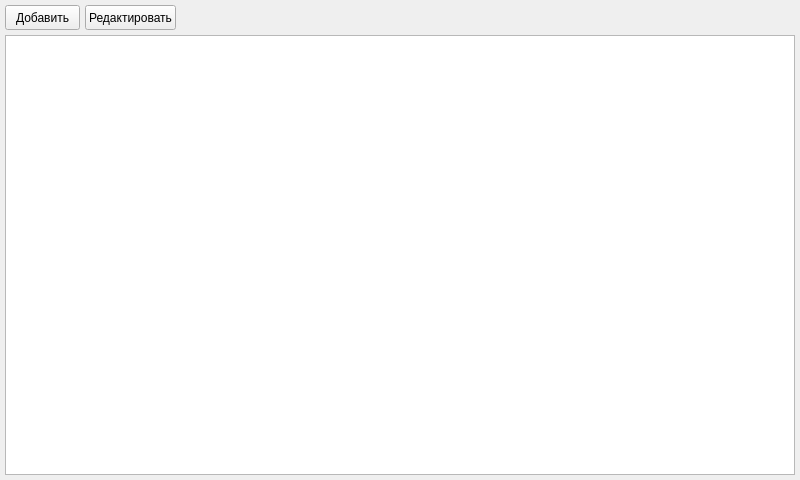
<?xml version="1.0" encoding="UTF-8"?>
<ui version="4.0">
 <class>MainWindow</class>
 <widget class="QMainWindow" name="MainWindow">
  <property name="geometry">
   <rect>
    <x>0</x>
    <y>0</y>
    <width>800</width>
    <height>480</height>
   </rect>
  </property>
  <property name="windowTitle">
   <string>Капучино</string>
  </property>
  <widget class="QWidget" name="centralwidget">
   <widget class="QTableWidget" name="table">
    <property name="geometry">
     <rect>
      <x>5</x>
      <y>35</y>
      <width>790</width>
      <height>440</height>
     </rect>
    </property>
   </widget>
   <widget class="QPushButton" name="add_btn">
    <property name="geometry">
     <rect>
      <x>5</x>
      <y>5</y>
      <width>75</width>
      <height>25</height>
     </rect>
    </property>
    <property name="text">
     <string>Добавить</string>
    </property>
   </widget>
   <widget class="QPushButton" name="edit_btn">
    <property name="geometry">
     <rect>
      <x>85</x>
      <y>5</y>
      <width>91</width>
      <height>25</height>
     </rect>
    </property>
    <property name="text">
     <string>Редактировать</string>
    </property>
   </widget>
  </widget>
 </widget>
 <resources/>
 <connections/>
</ui>
